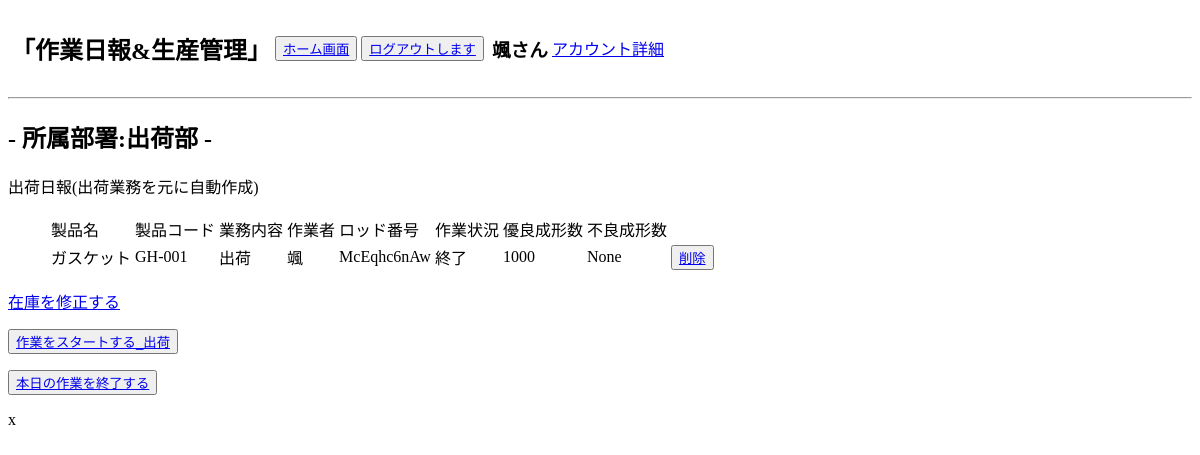
The page /daily_report/report_list/ (signed in) on the database as committed earlier.
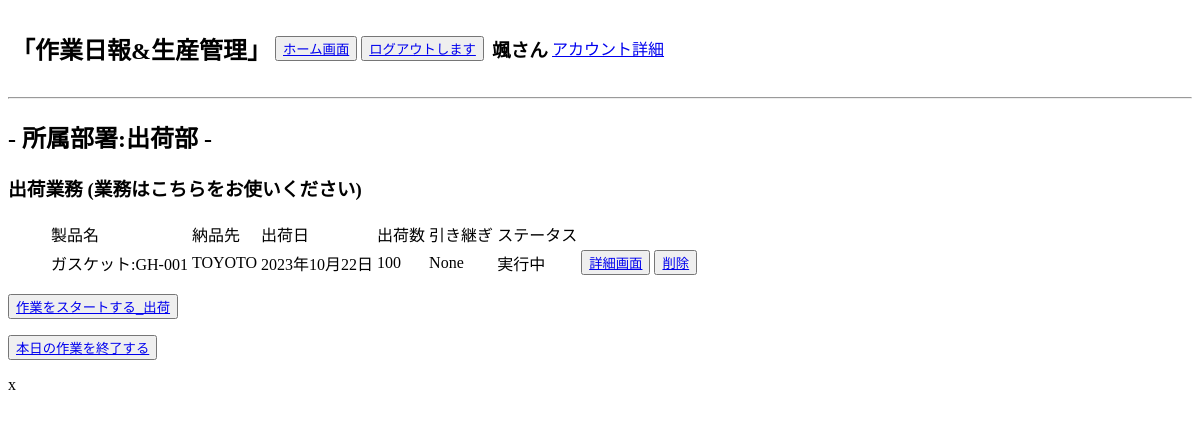
The same page on the database as committed later.
### accounts/models.py (models this page shows, shortened)
class Users(AbstractBaseUser, PermissionsMixin):
    username = models.CharField(max_length=150, unique=True, verbose_name="ユーザー名")
    birthday = models.DateField(null=True,blank=True, verbose_name="生年月日")
    phone = models.IntegerField(null=True,blank=True, verbose_name="携帯番号")
    email = models.EmailField(max_length=255, unique=True, verbose_name="メールアドレス")
    department = models.ForeignKey(
        Departments, on_delete=models.PROTECT, null=True,blank=True
    )
    is_active = models.BooleanField(default=True)
    is_staff = models.BooleanField(default=False)
    USERNAME_FIELD = 'username'
    EMAIL_FIELD = 'email'
    REQUIRED_FIELDS = ['email']
    objects = UsersManager()

class Departments(models.Model):
    name = models.CharField(max_length=50, verbose_name="部署")
    class Meta:
        verbose_name = '部署'
        db_table = 'departments'

### daily_report/models.py (models this page shows, shortened)
class Report(models.Model):
    user = models.ForeignKey(
        Users, on_delete=models.CASCADE,verbose_name="ユーザー"
    )
    product = models.ForeignKey(
        Products, on_delete=models.CASCADE,verbose_name="製品情報"
    )
    business = models.ForeignKey(
        Business, on_delete=models.CASCADE,verbose_name="業務内容"
    )
    memo = models.CharField(max_length=255,blank=True, null=True,verbose_name="引き継ぎ",)
    lot_number = models.CharField(max_length=10, verbose_name='ロッド番号',default='')
    good_product= models.IntegerField(null=True,blank=True,verbose_name="優良数")
    bad_product= models.IntegerField(null=True,blank=True,verbose_name="不良数")
    status = models.CharField(max_length=10, null=True, blank=True, verbose_name="作業状況",)
    created_at = models.DateTimeField(auto_now_add=True)
    updated_at = models.DateTimeField(auto_now=True)
    class Meta:
        verbose_name = '日報'
        db_table = "report"

class Products(models.Model):
    name = models.CharField(max_length=255,verbose_name="製品名")
    code = models.CharField(max_length=50,verbose_name="製品コード")
    quantity = models.IntegerField(verbose_name="製品取り数")
    memo = models.CharField(max_length=255,blank=True, null=True,verbose_name="製品メモ")
    created_at = models.DateTimeField(auto_now_add=True)
    updated_at = models.DateTimeField(auto_now=True)
    class Meta:
        verbose_name = '製品情報'
        db_table = 'products'
    def __str__(self):
        return self.name + ':' + self.code

class Business(models.Model):
    department = models.ForeignKey(
        Departments, on_delete=models.CASCADE, verbose_name='部署情報'
    )
    name = models.CharField(max_length=50,verbose_name="業務名")
    business_content = models.CharField(max_length=255,verbose_name="業務内容")
    class Meta:
        verbose_name = '業務内容'
        db_table = 'business'

### product_management/models.py (models this page shows, shortened)
class Shipping(models.Model):
    product = models.ForeignKey(
        Products, on_delete=models.CASCADE,verbose_name='製品名',default=''
    )
    delivery = models.ForeignKey(
        Delivery, on_delete=models.CASCADE, verbose_name='納品先'
    )
    user = models.ForeignKey(
        Users, on_delete=models.CASCADE, verbose_name='作業者名',null=True
    )
    shipping_day = models.DateField(verbose_name='出荷日')
    shipments_required = models.IntegerField(verbose_name='出荷必要数')
    memo = models.CharField(max_length=255,verbose_name="引き継ぎメモ",null=True,blank=True)
    stock1 = models.ForeignKey(
        Stock, on_delete=models.CASCADE, verbose_name='使用在庫1',related_name='stock1_set',null=True
    )
    stock2 = models.ForeignKey(
        Stock, on_delete=models.CASCADE, verbose_name='使用在庫2',related_name='stock2_set',null=True
    )
    stock3 = models.ForeignKey(
        Stock, on_delete=models.CASCADE, verbose_name='使用在庫3',related_name='stock3_set',null=True
    )
    created_at = models.DateTimeField(auto_now_add=True)
    updated_at = models.DateTimeField(auto_now=True)
    class Meta:
        verbose_name = '出荷'
        db_table = 'shipping'

class Delivery(models.Model):
    delivery_name = models.CharField(max_length=50,verbose_name='納品先会社名')
    delivery_code = models.CharField(max_length=10,verbose_name='納品先コード')
    class Meta:
        verbose_name = '納品先'
        db_table = 'delivery'
    def __str__(self):
        return self.delivery_name

### daily_report/views.py (the view)
# urls.py: path('report_list/', ReportListView.as_view(), name='report_list'),
class ReportListView(LoginRequiredMixin, ListView):
    model = Report
    template_name = os.path.join('report', 'report_list.html')
    context_object_name = 'reports'
    def get_queryset(self):
        today = date.today()
        user_obj = self.request.user
        if user_obj.is_authenticated:
             qs = Report.objects.filter(user=user_obj,created_at__date = today)
        else:
            qs = Report.objects.none()
        return qs
    def get_context_data(self, **kwargs):
        context = super().get_context_data(**kwargs)
        today = date.today()
        user_obj = self.request.user
        if user_obj.is_authenticated:
            context['shippings'] = Shipping.objects.filter(user=user_obj, created_at__date=today)
        else:
            context['shippings'] = []
        context['user'] = user_obj
        return context

### templates/report/report_list.html (shortened to what this page needs)
{% extends 'base.html' %}
{% block content %}
<h2>- 所属部署:{{ user.department.name }} -</h2>
{% if request.user.department.name == '出荷部' %}
    {% if shippings %}
        <h3>出荷業務 (業務はこちらをお使いください)</h3>
            <ul>
                <table>
                    <thead>
                        <tr>
                            <td>製品名</td>
                            <td>納品先</td>
                            <td>出荷日</td>
                            <td>出荷数</td>
                            <td>引き継ぎ</td>
                            <td>ステータス</td>
                        </tr>
                    </thead>
                    <tbody>
                        {% for shipping in shippings %}
                            <tr>
                                <td>{{ shipping.product }}</td>
                                <td>{{ shipping.delivery }}</td>
                                <td>{{ shipping.shipping_day }}</td>
                                <td>{{ shipping.shipments_required }}</td>
                                <td>{{ shipping.memo }}</td>
                                {% if shipping.stock1 or shipping.stock2 or shipping.stock3 %}
                                <td>終了</td>
                                {% else %}
                                <td>実行中</td>
                                {% endif %}
                                <td><button><a href="{% url 'daily_report:shipping_detail' pk=shipping.id %}">詳細画面</a></button></td>
                                <td><button><a href="{% url 'daily_report:shipping_delate' pk=shipping.id %}">削除</a></button></td>
                            </tr>
                        {% endfor %}
                    </tbody>
                </table>
            </ul>
    {% endif %}
    {% if reports %}
        <p>出荷日報(出荷業務を元に自動作成)</p>
        <ul>
            <table >
                <thead>
                    <tr>
                        <td>製品名</td>
                        <td>製品コード</td>
                        <td>業務内容</td>
                        <td>作業者</td>
                        <td>ロッド番号</td>
                        <td>作業状況</td>
                        <td>優良成形数</td>
                        <td>不良成形数</td>
                    </tr>
                </thead>
                <tbody>
                    {% for report in reports %}
                    <tr>
                        <td>{{ report.product.name }}</td>
                        <td>{{ report.product.code }}</td>
                        <td>{{ report.business.name }}</td>
                        <td>{{ report.user.username }}</td>
                        <td>{{ report.lot_number }}</td>
                        <td>{{ report.status }}</td>
                        {% if report.good_product is not None %}
                        <td>{{ report.good_product }}</td>
                        <td>{{ report.bad_product }}</td>
                        {% endif %}
                        <td><button><a href="{% url 'daily_report:report_delete' pk=report.id %}">削除</a></button></td>
                    </tr>
                    {% endfor %}
                </tbody>
            </table>
        </ul>
        <p><a href="{% url 'daily_report:stock_list' %}">在庫を修正する</a></p>
    {% endif %}
{% endif %}
{% if request.user.department.name == '製造部' %}
    <button><a href="{% url 'daily_report:report_start' %}">作業をスタートする</a></button>
    {% elif request.user.department.name == '検査部' %}
    <button><a href="{% url 'daily_report:report_start_inspection' %}">作業をスタートする_検査</a></button>
    {% elif request.user.department.name == '出荷部' %}
    <button><a href="{% url 'daily_report:shipping_start'%}">作業をスタートする_出荷</a></button>
    {% else %}
    <button><a href="{% url 'daily_report:report_start' %}">作業をスタートする</a></button>
{% endif %}
<p><button><a href="{% url 'daily_report:logout' %}">本日の作業を終了する</a></button></p>
{% endblock %}

### templates/base.html (shortened to what this page needs)
<!DOCTYPE html>
<html lang="ja">
<head>
</head>
<body>
    <table>
        <tr>
            <td><h2>「作業日報&生産管理」</h2></td>
            <td><button><a href="{% url 'daily_report:report_list' %}">ホーム画面</a></button></td>
            <td><button onclick="confirmLogout()"><a href="#">ログアウトします</a></button></td>
            <td></td>
            <td><h3>{{ request.user.username }}さん</h3></td>
            <td><p><a href="{% url 'accounts:profile' %}">アカウント詳細</a></p></td>
        </tr>
    </table>
    <hr>
    {% block content %}
    {% endblock %}x
</body>
</html>

Rows that differ between the two databases and show on the page:
removed Report: product.name "ガスケット", product.code "GH-001", business.name "出荷", user.username "颯", lot_number "McEqhc6nAw", status "終了", good_product "1000", bad_product "None"
added Shipping: product "ガスケット:GH-001", delivery "TOYOTO", shipping_day "2023年10月22日", shipments_required "100", memo "None", shows "実行中"
Other text that changed with them:
text no longer shown: "出荷日報(出荷業務を元に自動作成) 製品コード 業務内容 作業者 ロッド番号 作業状況 優良成形数 不良成形数 在庫を修正する"
text now shown: "出荷業務 (業務はこちらをお使いください) 納品先 出荷日 出荷数 引き継ぎ ステータス"
